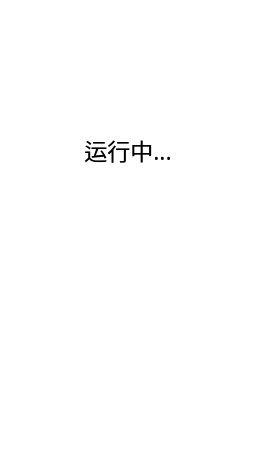
        <widget class="QFrame" name="frame_3">
         <property name="styleSheet">
          <string notr="true">QFrame{
	background-color: rgba(255, 255, 255,0);
border:0px solid red;
border-radius:30px
}</string>
         </property>
         <property name="frameShape">
          <enum>QFrame::StyledPanel</enum>
         </property>
         <property name="frameShadow">
          <enum>QFrame::Raised</enum>
         </property>
         <layout class="QVBoxLayout" name="verticalLayout_2" stretch="1,2">
          <property name="spacing">
           <number>12</number>
          </property>
          <property name="leftMargin">
           <number>0</number>
          </property>
          <property name="topMargin">
           <number>0</number>
          </property>
          <property name="rightMargin">
           <number>0</number>
          </property>
          <property name="bottomMargin">
           <number>0</number>
          </property>
          <item>
           <widget class="QFrame" name="frame_4">
            <property name="frameShape">
             <enum>QFrame::StyledPanel</enum>
            </property>
            <property name="frameShadow">
             <enum>QFrame::Raised</enum>
            </property>
            <layout class="QVBoxLayout" name="verticalLayout">
             <property name="spacing">
              <number>0</number>
             </property>
             <property name="leftMargin">
              <number>12</number>
             </property>
             <property name="topMargin">
              <number>12</number>
             </property>
             <property name="rightMargin">
              <number>12</number>
             </property>
             <property name="bottomMargin">
              <number>12</number>
             </property>
             <item>
              <spacer name="verticalSpacer_2">
               <property name="orientation">
                <enum>Qt::Vertical</enum>
               </property>
               <property name="sizeHint" stdset="0">
                <size>
                 <width>20</width>
                 <height>40</height>
                </size>
               </property>
              </spacer>
             </item>
             <item>
              <widget class="QWidget" name="widget_2" native="true">
               <layout class="QHBoxLayout" name="horizontalLayout_3">
                <property name="spacing">
                 <number>0</number>
                </property>
                <property name="leftMargin">
                 <number>0</number>
                </property>
                <property name="topMargin">
                 <number>12</number>
                </property>
                <property name="rightMargin">
                 <number>0</number>
                </property>
                <property name="bottomMargin">
                 <number>8</number>
                </property>
                <item>
                 <widget class="QWidget" name="widget" native="true">
                  <property name="minimumSize">
                   <size>
                    <width>64</width>
                    <height>64</height>
                   </size>
                  </property>
                  <property name="maximumSize">
                   <size>
                    <width>64</width>
                    <height>64</height>
                   </size>
                  </property>
                  <property name="styleSheet">
                   <string notr="true">image: url(:/svg/img/img/java.jpg);
</string>
                  </property>
                 </widget>
                </item>
               </layout>
              </widget>
             </item>
             <item>
              <widget class="QFrame" name="frame_5">
               <property name="frameShape">
                <enum>QFrame::StyledPanel</enum>
               </property>
               <property name="frameShadow">
                <enum>QFrame::Raised</enum>
               </property>
               <layout class="QHBoxLayout" name="horizontalLayout_4">
                <property name="spacing">
                 <number>0</number>
                </property>
                <property name="leftMargin">
                 <number>0</number>
                </property>
                <property name="topMargin">
                 <number>0</number>
                </property>
                <property name="rightMargin">
                 <number>0</number>
                </property>
                <property name="bottomMargin">
                 <number>0</number>
                </property>
                <item>
                 <widget class="QLabel" name="label_6">
                  <property name="palette">
                   <palette>
                    <active>
                     <colorrole role="WindowText">
                      <brush brushstyle="SolidPattern">
                       <color alpha="255">
                        <red>255</red>
                        <green>255</green>
                        <blue>255</blue>
                       </color>
                      </brush>
                     </colorrole>
                     <colorrole role="Button">
                      <brush brushstyle="SolidPattern">
                       <color alpha="0">
                        <red>255</red>
                        <green>255</green>
                        <blue>255</blue>
                       </color>
                      </brush>
                     </colorrole>
                     <colorrole role="Base">
                      <brush brushstyle="SolidPattern">
                       <color alpha="0">
                        <red>255</red>
                        <green>255</green>
                        <blue>255</blue>
                       </color>
                      </brush>
                     </colorrole>
                     <colorrole role="Window">
                      <brush brushstyle="SolidPattern">
                       <color alpha="0">
                        <red>255</red>
                        <green>255</green>
                        <blue>255</blue>
                       </color>
                      </brush>
                     </colorrole>
                    </active>
                    <inactive>
                     <colorrole role="WindowText">
                      <brush brushstyle="SolidPattern">
                       <color alpha="255">
                        <red>255</red>
                        <green>255</green>
                        <blue>255</blue>
                       </color>
                      </brush>
                     </colorrole>
                     <colorrole role="Button">
                      <brush brushstyle="SolidPattern">
                       <color alpha="0">
                        <red>255</red>
                        <green>255</green>
                        <blue>255</blue>
                       </color>
                      </brush>
                     </colorrole>
                     <colorrole role="Base">
                      <brush brushstyle="SolidPattern">
                       <color alpha="0">
                        <red>255</red>
                        <green>255</green>
                        <blue>255</blue>
                       </color>
                      </brush>
                     </colorrole>
                     <colorrole role="Window">
                      <brush brushstyle="SolidPattern">
                       <color alpha="0">
                        <red>255</red>
                        <green>255</green>
                        <blue>255</blue>
                       </color>
                      </brush>
                     </colorrole>
                    </inactive>
                    <disabled>
                     <colorrole role="WindowText">
                      <brush brushstyle="SolidPattern">
                       <color alpha="255">
                        <red>120</red>
                        <green>120</green>
                        <blue>120</blue>
                       </color>
                      </brush>
                     </colorrole>
                     <colorrole role="Button">
                      <brush brushstyle="SolidPattern">
                       <color alpha="0">
                        <red>255</red>
                        <green>255</green>
                        <blue>255</blue>
                       </color>
                      </brush>
                     </colorrole>
                     <colorrole role="Base">
                      <brush brushstyle="SolidPattern">
                       <color alpha="0">
                        <red>255</red>
                        <green>255</green>
                        <blue>255</blue>
                       </color>
                      </brush>
                     </colorrole>
                     <colorrole role="Window">
                      <brush brushstyle="SolidPattern">
                       <color alpha="0">
                        <red>255</red>
                        <green>255</green>
                        <blue>255</blue>
                       </color>
                      </brush>
                     </colorrole>
                    </disabled>
                   </palette>
                  </property>
                  <property name="font">
                   <font>
                    <family>Microsoft YaHei</family>
                    <pointsize>20</pointsize>
                    <weight>75</weight>
                    <bold>true</bold>
                   </font>
                  </property>
                  <property name="text">
                   <string>Liu Guang</string>
                  </property>
                  <property name="alignment">
                   <set>Qt::AlignCenter</set>
                  </property>
                 </widget>
                </item>
               </layout>
              </widget>
             </item>
             <item>
              <spacer name="verticalSpacer">
               <property name="orientation">
                <enum>Qt::Vertical</enum>
               </property>
               <property name="sizeHint" stdset="0">
                <size>
                 <width>20</width>
                 <height>40</height>
                </size>
               </property>
              </spacer>
             </item>
             <item>
              <widget class="QLabel" name="label_8">
               <property name="font">
                <font>
                 <family>Microsoft YaHei</family>
                 <pointsize>17</pointsize>
                </font>
               </property>
               <property name="text">
                <string>运行中...</string>
               </property>
               <property name="alignment">
                <set>Qt::AlignCenter</set>
               </property>
              </widget>
             </item>
            </layout>
           </widget>
          </item>
          <item>
           <widget class="QListWidget" name="listWidget">
            <property name="styleSheet">
             <string notr="true">QListView {

}
QListView::item{
background-color: transparent;
	color: rgba(255, 255, 255, 199);
padding:12px;
padding-left:18px;
}
QListView::item:hover {
	background-color: rgba(175, 139, 255, 59);

}
QListView::item:selected {
background-color: rgba(175, 139, 255, 159);
	color: rgb(255, 255, 255);
border-left:5px solid rgb(172, 154, 233)
}
</string>
            </property>
            <item>
             <property name="text">
              <string>嵌入字符串</string>
             </property>
             <property name="font">
              <font>
               <pointsize>15</pointsize>
              </font>
             </property>
             <property name="icon">
              <iconset resource="resources.qrc">
               <normaloff>:/buttom_white/img/buttom_white/首页_home-two.svg</normaloff>:/buttom_white/img/buttom_white/首页_home-two.svg</iconset>
             </property>
            </item>
            <item>
             <property name="text">
              <string>嵌入图片</string>
             </property>
             <property name="font">
              <font>
               <pointsize>15</pointsize>
              </font>
             </property>
             <property name="icon">
              <iconset resource="resources.qrc">
               <normaloff>:/buttom_white/img/buttom_white/文字讯息_text-message.svg</normaloff>:/buttom_white/img/buttom_white/文字讯息_text-message.svg</iconset>
             </property>
            </item>
            <item>
             <property name="text">
              <string>嵌入比特流</string>
             </property>
             <property name="font">
              <font>
               <pointsize>15</pointsize>
              </font>
             </property>
             <property name="icon">
              <iconset resource="resources.qrc">
               <normaloff>:/buttom_white/img/buttom_white/日历_calendar.svg</normaloff>:/buttom_white/img/buttom_white/日历_calendar.svg</iconset>
             </property>
            </item>
            <item>
             <property name="text">
              <string>设置</string>
             </property>
             <property name="font">
              <font>
               <pointsize>15</pointsize>
              </font>
             </property>
             <property name="icon">
              <iconset resource="resources.qrc">
               <normaloff>:/buttom_white/img/buttom_white/设置_setting-two.svg</normaloff>:/buttom_white/img/buttom_white/设置_setting-two.svg</iconset>
             </property>
            </item>
           </widget>
          </item>
         </layout>
        </widget>
